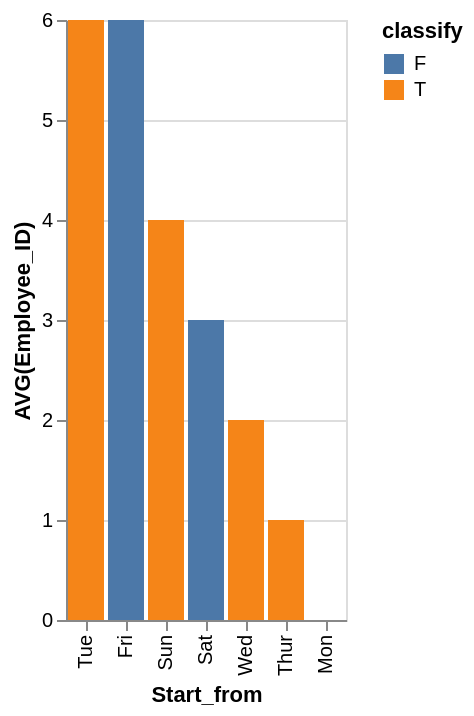

Vega-Lite specification for this chart:
### Vega-Lite specification from a JSON file in a GitHub repository (floating-point values rounded to 4 significant figures)
{"data": {"values": [{"x_data": "Mon", "y_data": 0, "classify": "F"}, {"x_data": "Tue", "y_data": 0, "classify": "F"}, {"x_data": "Wed", "y_data": 0, "classify": "F"}, {"x_data": "Thur", "y_data": 0, "classify": "F"}, {"x_data": "Fri", "y_data": 6, "classify": "F"}, {"x_data": "Sat", "y_data": 3, "classify": "F"}, {"x_data": "Sun", "y_data": 0, "classify": "F"}, {"x_data": "Mon", "y_data": 0, "classify": "T"}, {"x_data": "Tue", "y_data": 6, "classify": "T"}, {"x_data": "Wed", "y_data": 2, "classify": "T"}, {"x_data": "Thur", "y_data": 1, "classify": "T"}, {"x_data": "Fri", "y_data": 0, "classify": "T"}, {"x_data": "Sat", "y_data": 0, "classify": "T"}, {"x_data": "Sun", "y_data": 4, "classify": "T"}]}, "mark": "bar", "encoding": {"x": {"field": "x_data", "type": "nominal", "title": "Start_from", "sort": {"op": "sum", "field": "y_data", "order": "descending"}}, "y": {"field": "y_data", "type": "quantitative", "title": "AVG(Employee_ID)"}, "color": {"field": "classify"}}}
